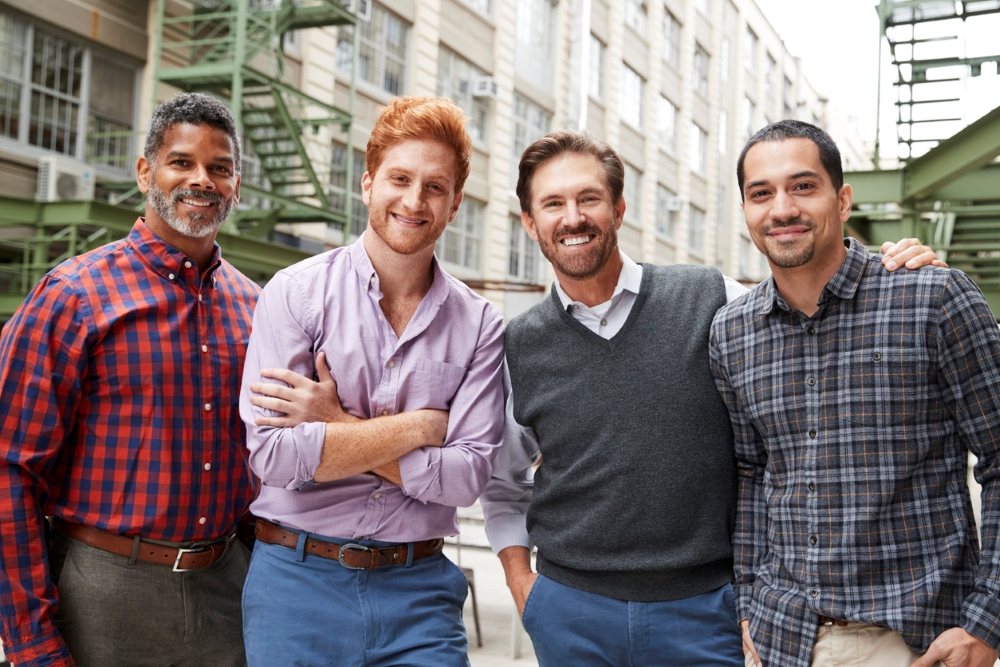
#> input picture images/men-over-26.jpg, 1000 x 667 px
$ python face.py
#> lines starting #> are read from the running program, lines starting #| are printed output that depends on the picture; after the words box and inside, x2 and y2 are one past the last pixel; in counts of white or black regions, pixels touching at a corner belong together
import cv2

#trained dataset
trainedDataset = cv2.CascadeClassifier('haarcascade_frontalface_default.xml')


#read a img
img=cv2.imread('images/men-over-26.jpg')
#> img is the input picture: shape (667, 1000, 3); mean B, G, R 117.2, 116.4, 129

#image into greyscale
gray=cv2.cvtColor(img,cv2.COLOR_BGR2GRAY)
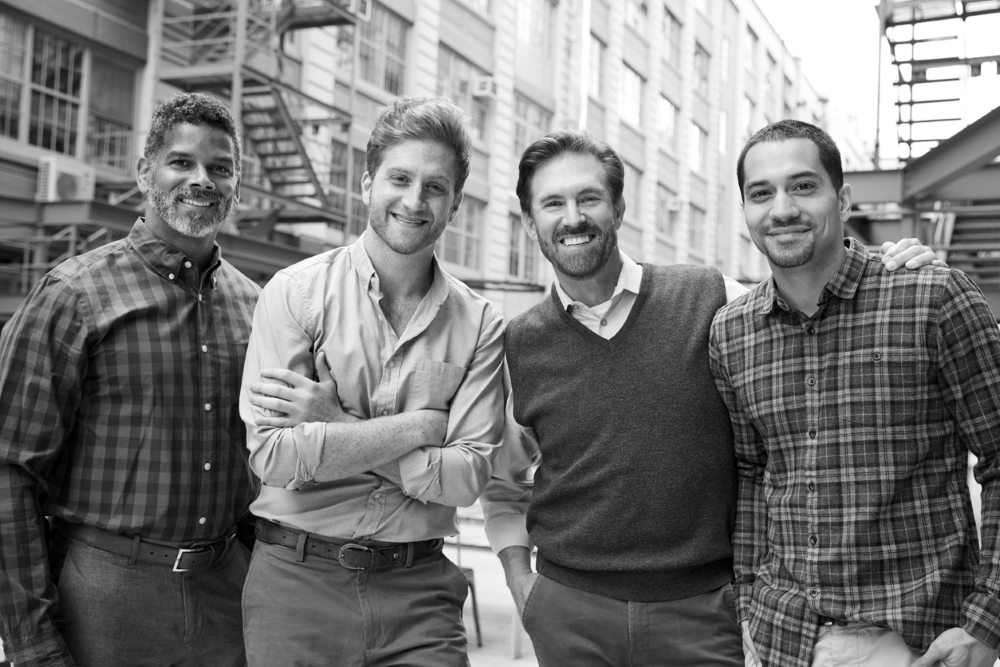
#> gray: shape (667, 1000); min 0, max 255, mean 120.2
faces= trainedDataset.detectMultiScale(gray)
#> faces = [[639, 201, 29, 29], [303, 124, 57, 57], [520, 159, 106, 106], [150, 125, 102, 102], [365, 142, 104, 104], [725, 144, 118, 118]]
print(faces)
#| [[639 201  29  29]
#|  [303 124  57  57]
#|  [520 159 106 106]
#|  [150 125 102 102]
#|  [365 142 104 104]
#|  [725 144 118 118]]
for x, y, w, h in faces:
    cv2.rectangle(img, (x, y), (x + w, y + h), (0, 0, 255), 2)
#> this loop made 6 passes
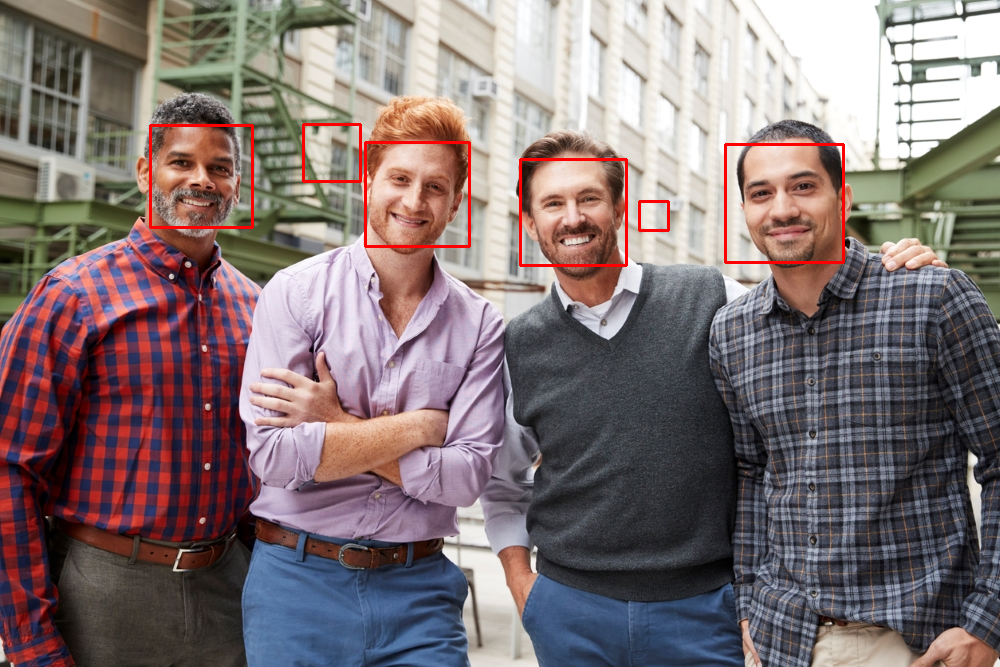
#> img: shape (667, 1000, 3); 0.92% of pixels changed, all inside (x1, y1, x2, y2) = (149, 123, 845, 267)
cv2.imshow('squad',img)
# cv2.imshow('gray',gray)
cv2.waitKey()
